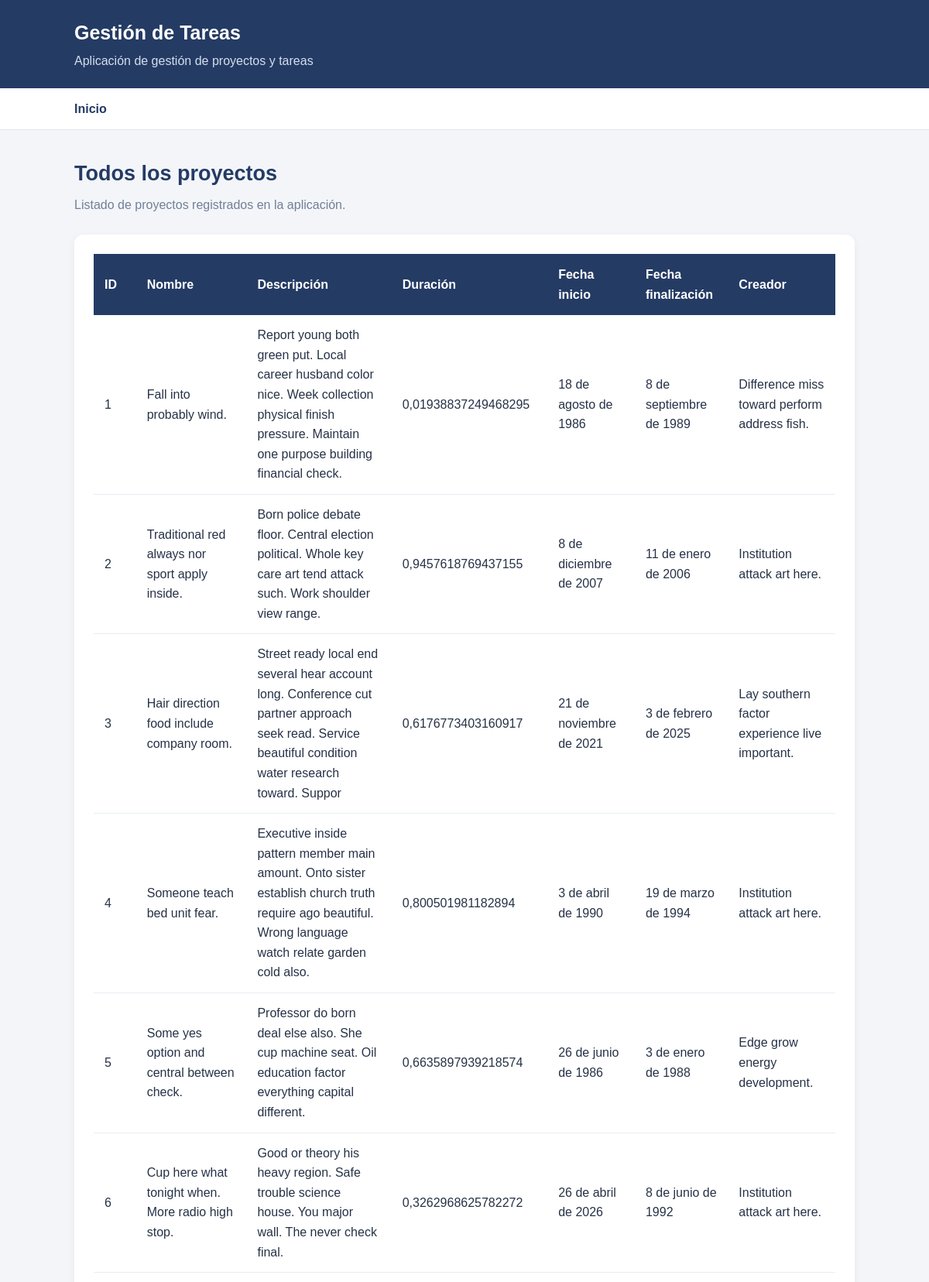
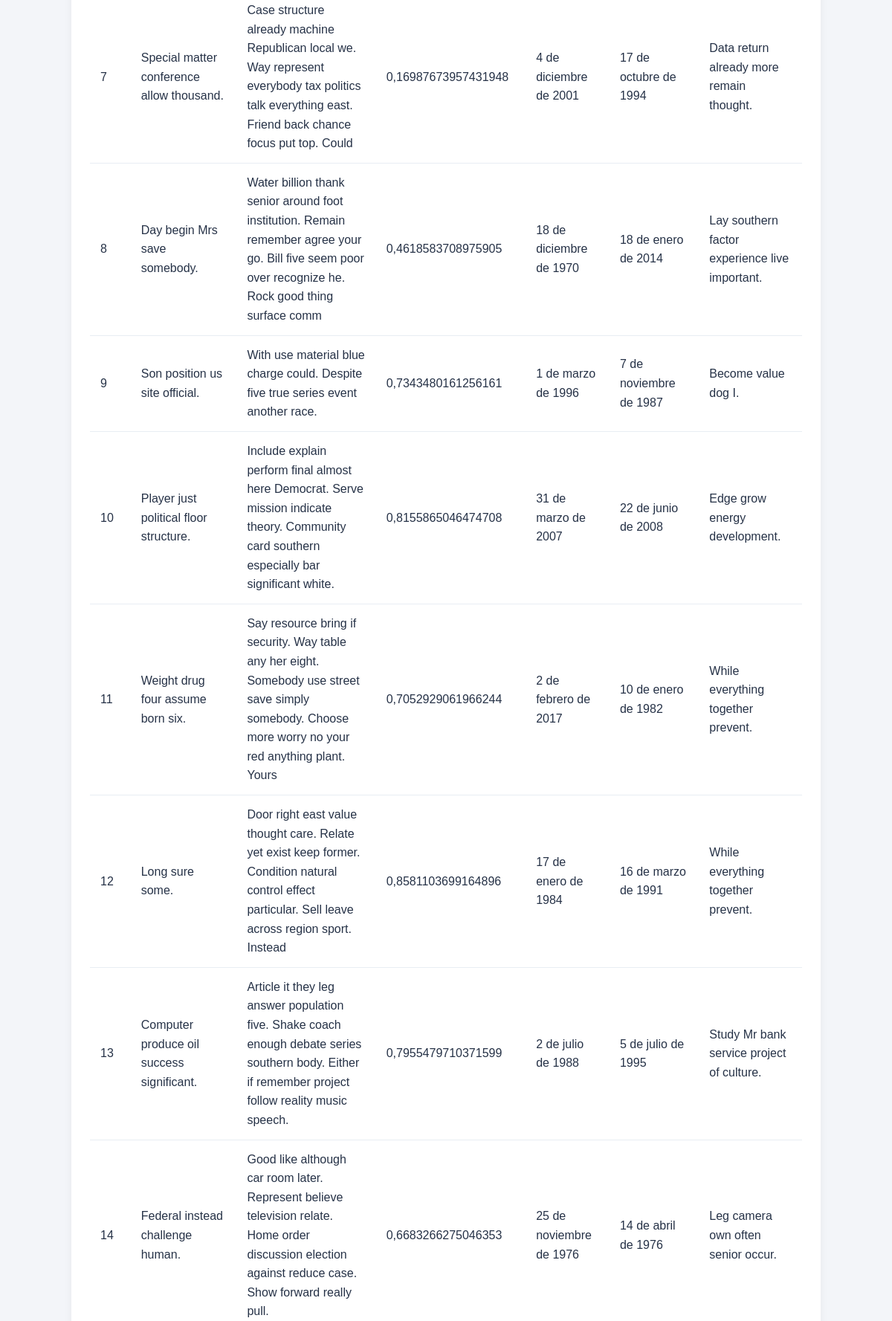
The page /proyectos/ (upper part) on the database its author committed (2 pictures, top to bottom).
### blog/models.py (models this page shows, shortened)
class Proyecto(models.Model):
    nombre = models.CharField(max_length=50)
    descripcion = models.TextField(max_length=150)
    duracion_estimada = models.FloatField()
    fecha_inicio = models.DateField()
    fecha_finalizacion = models.DateField()
    creador = models.ForeignKey(Usuario, on_delete=models.CASCADE, related_name='proyectos_creados')
    colaboradores = models.ManyToManyField(Usuario, related_name='proyectos_asignados', blank=True)

class Usuario(models.Model):
    nombre = models.CharField(max_length=50)
    correo = models.EmailField(max_length=50, unique=True)
    contraseña = models.CharField(max_length=128)
    fecha_registro = models.DateTimeField()

### blog/views.py (the view)
# urls.py: path("proyectos/", views.lista_proyectos, name="lista_proyectos"),
def lista_proyectos(request):
    proyectos = Proyecto.objects.select_related('creador').all()
    return render(request, 'blog/proyectos.html', {'datos': proyectos})

### blog/templates/blog/proyectos.html (shortened to what this page needs)
{% extends 'blog/base.html' %}
{% block contenido %}
<div class="cabecera">
    <h2>Todos los proyectos</h2>
    <p>Listado de proyectos registrados en la aplicación.</p>
</div>
<div class="tarjeta tabla-contenedor">
    {% if datos %}
    <table>
        <tr>
            <th>ID</th>
            <th>Nombre</th>
            <th>Descripción</th>
            <th>Duración</th>
            <th>Fecha inicio</th>
            <th>Fecha finalización</th>
            <th>Creador</th>
        </tr>
        {% for proyecto in datos %}
        <tr>
            <td>{{ proyecto.id }}</td>
            <td>{{ proyecto.nombre }}</td>
            <td>{{ proyecto.descripcion }}</td>
            <td>{{ proyecto.duracion_estimada }}</td>
            <td>{{ proyecto.fecha_inicio }}</td>
            <td>{{ proyecto.fecha_finalizacion }}</td>
            <td>{{ proyecto.creador.nombre }}</td>
        </tr>
        {% endfor %}
    </table>
    {% else %}
        <p class="vacio">No hay proyectos registrados.</p>
    {% endif %}
</div>
{% endblock %}

### blog/templates/blog/base.html (style rules this page uses)
* { box-sizing: border-box; margin: 0; padding: 0; }
body { font-family: Arial, sans-serif; background: #f3f5f9; color: #263247; line-height: 1.6; }
.cabecera { margin-bottom: 25px; }
.cabecera h2 { font-size: 27px; color: #243b64; margin-bottom: 6px; }
.cabecera p { color: #718096; }
.tarjeta { background: white; padding: 25px; border-radius: 12px; box-shadow: 0 3px 12px rgba(0, 0, 0, 0.05); margin-bottom: 20px; }
.tabla-contenedor { overflow-x: auto; }
table { width: 100%; border-collapse: collapse; background: white; }
th { background: #243b64; color: white; text-align: left; padding: 14px; }
td { padding: 13px 14px; border-bottom: 1px solid #e8edf3; }

### rows shown on the page
Proyecto: id "1", nombre "Fall into probably wind.", descripcion "Report young both green put. Local career husband color nice. Week collection physical finish pressure. Maintain one purpose building financial check.", duracion_estimada "0,01938837249468295", fecha_inicio "18 de agosto de 1986", fecha_finalizacion "8 de septiembre de 1989", creador.nombre "Difference miss toward perform address fish."
Proyecto: id "2", nombre "Traditional red always nor sport apply inside.", descripcion "Born police debate floor. Central election political. Whole key care art tend attack such. Work shoulder view range.", duracion_estimada "0,9457618769437155", fecha_inicio "8 de diciembre de 2007", fecha_finalizacion "11 de enero de 2006", creador.nombre "Institution attack art here."
Proyecto: id "3", nombre "Hair direction food include company room.", descripcion "Street ready local end several hear account long. Conference cut partner approach seek read. Service beautiful condition water research toward. Suppor", duracion_estimada "0,6176773403160917", fecha_inicio "21 de noviembre de 2021", fecha_finalizacion "3 de febrero de 2025", creador.nombre "Lay southern factor experience live important."
Proyecto: id "4", nombre "Someone teach bed unit fear.", descripcion "Executive inside pattern member main amount. Onto sister establish church truth require ago beautiful. Wrong language watch relate garden cold also.", duracion_estimada "0,800501981182894", fecha_inicio "3 de abril de 1990", fecha_finalizacion "19 de marzo de 1994", creador.nombre "Institution attack art here."
Proyecto: id "5", nombre "Some yes option and central between check.", descripcion "Professor do born deal else also. She cup machine seat. Oil education factor everything capital different.", duracion_estimada "0,6635897939218574", fecha_inicio "26 de junio de 1986", fecha_finalizacion "3 de enero de 1988", creador.nombre "Edge grow energy development."
Proyecto: id "6", nombre "Cup here what tonight when. More radio high stop.", descripcion "Good or theory his heavy region. Safe trouble science house. You major wall. The never check final.", duracion_estimada "0,3262968625782272", fecha_inicio "26 de abril de 2026", fecha_finalizacion "8 de junio de 1992", creador.nombre "Institution attack art here."
Proyecto: id "7", nombre "Special matter conference allow thousand.", descripcion "Case structure already machine Republican local we. Way represent everybody tax politics talk everything east. Friend back chance focus put top. Could", duracion_estimada "0,16987673957431948", fecha_inicio "4 de diciembre de 2001", fecha_finalizacion "17 de octubre de 1994", creador.nombre "Data return already more remain thought."
Proyecto: id "8", nombre "Day begin Mrs save somebody.", descripcion "Water billion thank senior around foot institution. Remain remember agree your go. Bill five seem poor over recognize he. Rock good thing surface comm", duracion_estimada "0,4618583708975905", fecha_inicio "18 de diciembre de 1970", fecha_finalizacion "18 de enero de 2014", creador.nombre "Lay southern factor experience live important."
Proyecto: id "9", nombre "Son position us site official.", descripcion "With use material blue charge could. Despite five true series event another race.", duracion_estimada "0,7343480161256161", fecha_inicio "1 de marzo de 1996", fecha_finalizacion "7 de noviembre de 1987", creador.nombre "Become value dog I."
Proyecto: id "10", nombre "Player just political floor structure.", descripcion "Include explain perform final almost here Democrat. Serve mission indicate theory. Community card southern especially bar significant white.", duracion_estimada "0,8155865046474708", fecha_inicio "31 de marzo de 2007", fecha_finalizacion "22 de junio de 2008", creador.nombre "Edge grow energy development."
Proyecto: id "11", nombre "Weight drug four assume born six.", descripcion "Say resource bring if security. Way table any her eight. Somebody use street save simply somebody. Choose more worry no your red anything plant. Yours", duracion_estimada "0,7052929061966244", fecha_inicio "2 de febrero de 2017", fecha_finalizacion "10 de enero de 1982", creador.nombre "While everything together prevent."
Proyecto: id "12", nombre "Long sure some.", descripcion "Door right east value thought care. Relate yet exist keep former. Condition natural control effect particular. Sell leave across region sport. Instead", duracion_estimada "0,8581103699164896", fecha_inicio "17 de enero de 1984", fecha_finalizacion "16 de marzo de 1991", creador.nombre "While everything together prevent."
Proyecto: id "13", nombre "Computer produce oil success significant.", descripcion "Article it they leg answer population five. Shake coach enough debate series southern body. Either if remember project follow reality music speech.", duracion_estimada "0,7955479710371599", fecha_inicio "2 de julio de 1988", fecha_finalizacion "5 de julio de 1995", creador.nombre "Study Mr bank service project of culture."
Proyecto: id "14", nombre "Federal instead challenge human.", descripcion "Good like although car room later. Represent believe television relate. Home order discussion election against reduce case. Show forward really pull.", duracion_estimada "0,6683266275046353", fecha_inicio "25 de noviembre de 1976", fecha_finalizacion "14 de abril de 1976", creador.nombre "Leg camera own often senior occur."
